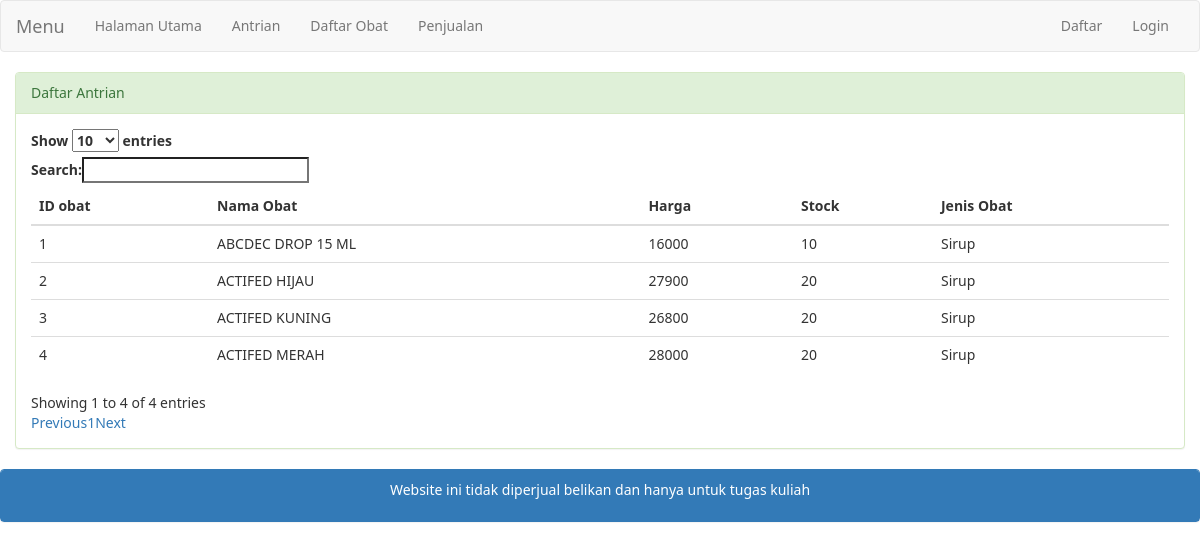
Screenshot of /index.php/welcome/daftarobat with the database file from the repository.
### tables this page shows
CREATE TABLE `obat` (
  `idobat` int(11) NOT NULL,
  `namaobat` varchar(100) NOT NULL,
  `harga` int(11) NOT NULL,
  `stock` int(11) NOT NULL,
  `idjenisobat` int(11) NOT NULL
);

CREATE TABLE `jenisobat` (
  `idjenisobat` int(11) NOT NULL,
  `jenisobat` varchar(100) NOT NULL
);

### application/controllers/Welcome.php (called while the page is built, shortened)
<?php
class Welcome extends CI_Controller {
	public function daftarobat()
	{
		$this->load->model('home_model');
		$data["obat"] = $this->home_model->daftarobat();
		$this->load->view('daftarobat',$data);
	}
}

### index.php (called while the page is built, shortened)
<?php
require_once BASEPATH.'core/CodeIgniter.php';

### application/models/home_model.php (called while the page is built, shortened)
<?php
class home_model extends CI_Model {
	public function daftarobat()
	{
		$query = $this->db->query("Select * FROM obat as o INNER JOIN jenisobat as j ON o.idjenisobat=j.idjenisobat");
		return $query->result();
	}
}

### application/views/daftarobat.php (the view, shortened to what this page needs)
<?php $this->load->view('layout/base_start');?>
	<div class="container-fluid">
		<div class="row">
	<div class="col-xs-12 col-sm-12 col-md-12 col-lg-12">
		<div class="panel panel-success">
		<div class="panel-heading">Daftar Antrian</div>
		<div class="panel-body">
				<table id="example" class="table table-responsive table-hover" style="width:100%">
					<thead>
						<tr>
							<th>ID obat</th>
							<th>Nama Obat</th>
							<th>Harga</th>
							<th>Stock</th>
							<th>Jenis Obat</th>
						</tr>
					</thead>
					<tbody>
						<?php foreach ($obat as $key) { ;?>
			            <tr>
			            	<td><?php echo $key->idobat ?></td>
			                <td><?php echo $key->namaobat?></td>
			                <td><?php echo $key->harga?></td>
			                <td><?php echo $key->stock?></td>
			                 <td><?php echo $key->jenisobat?></td>
			            </tr>
			            <?php } ?>
					</tbody>
				</table>
	</div>
	</div>
	</div>
	</div>
	</div>
<?php $this->load->view('layout/footer');?>

### application/views/layout/base_start.php (shortened to what this page needs)
<!DOCTYPE html>
<html lang="">
	<head>
		<link type="text/css" rel="stylesheet" href="https://maxcdn.bootstrapcdn.com/bootstrap/3.3.7/css/bootstrap.min.css"  media="screen,projection"/>
      	<link type="text/css" rel="stylesheet" href="https://cdn.datatables.net/1.10.19/css/dataTables.bootstrap.min.css">
	</head>
	<body>
	<?php $this->load->view('layout/header'); ?>

### application/views/layout/header.php (shortened to what this page needs)
<nav class="navbar navbar-default" role="navigation">
	<div class="container-fluid">
		<div class="navbar-header">
			<a class="navbar-brand" href="#">Menu</a>
		</div>
		<div class="collapse navbar-collapse navbar-ex1-collapse">
			<ul class="nav navbar-nav">
				<li><a href="<?php echo base_url('welcome/home'); ?>">Halaman Utama</a></li>
				<li><a href="<?php echo base_url('Welcome/antrian'); ?>">Antrian</a></li>
				<li><a href="<?php echo base_url('welcome/daftarobat'); ?>">Daftar Obat</a></li>
				<li><a href="<?php echo base_url('welcome/daftarManga'); ?>">Penjualan</a></li>
			</ul>
			<ul class="nav navbar-nav navbar-right">
				<li><a href="">Daftar</a></li>
				<li><a href="<?php echo base_url('admin/index'); ?>">Login</a></li>
			</ul>
		</div>
	</div>
</nav>

### application/views/layout/footer.php
<footer>
<div class="panel panel-primary">
	<div class="panel-heading">
		<p class="text-center">Website ini tidak diperjual belikan dan hanya untuk tugas kuliah<br></p>
	</div>
</div>
</footer>

### application/views/layout/base_start.php (style rules this page uses)
body { font-family: 'Segoe UI'; }

### rows the page displays
obat: idobat "1", namaobat "ABCDEC DROP 15 ML", harga "16000", stock "10", idjenisobat.jenisobat "Sirup"
obat: idobat "2", namaobat "ACTIFED HIJAU", harga "27900", stock "20", idjenisobat.jenisobat "Sirup"
obat: idobat "3", namaobat "ACTIFED KUNING", harga "26800", stock "20", idjenisobat.jenisobat "Sirup"
obat: idobat "4", namaobat "ACTIFED MERAH", harga "28000", stock "20", idjenisobat.jenisobat "Sirup"
